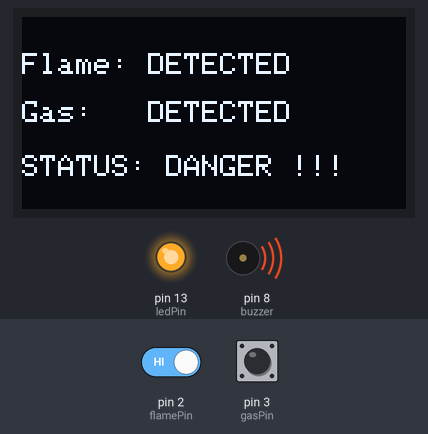
Simulated run of this sketch. Board: Arduino Uno, built with avr-gcc and run on an emulated ATmega328P. Parts: 128×64 one-colour display, output pins drawn as LEDs (lit = HIGH), buzzer (waves = sounding, pin HIGH). The inputs (shaded band) are chosen by the test bench; at power-on: pin 3 (gasPin) HIGH, pin 2 (flamePin) HIGH. What the sketch prints to the serial monitor is not drawn.

Above: at 2.2 s.
2.3 s: pin 3 (gasPin) pulled LOW for 0.15 s
At 2.53 s:
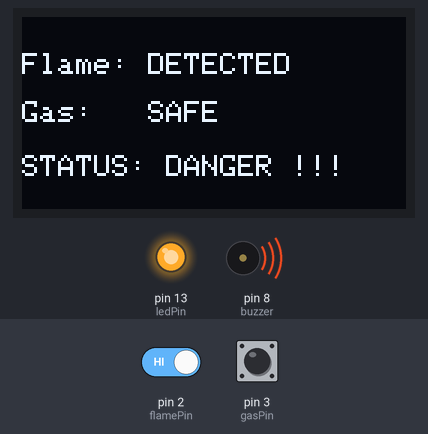
4.1 s: pin 2 (flamePin) driven LOW
At 5.4 s:
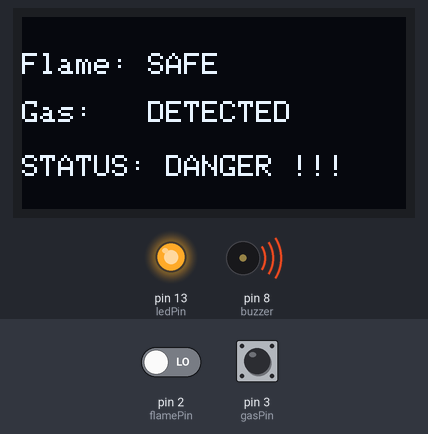
5.7 s: pin 3 (gasPin) pulled LOW for 1 s
At 6.6 s:
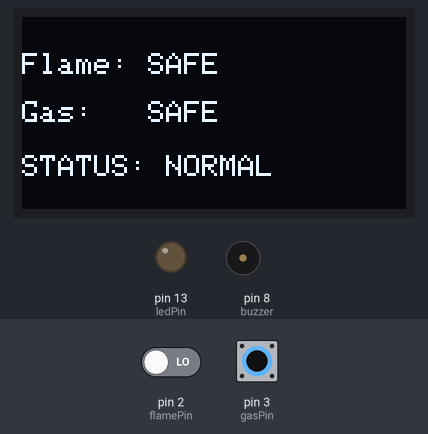
8.3 s: pin 3 (gasPin) pulled LOW for 3.2 s
At 12.1 s:
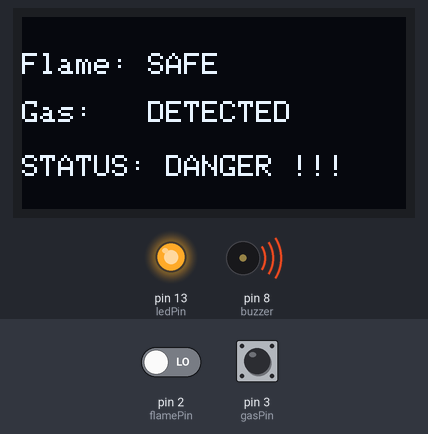
13.1 s: pin 2 (flamePin) driven HIGH
At 13.8 s:
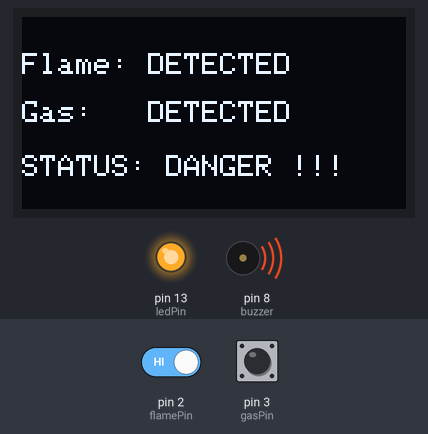
Timing chart, 0 to 15.6 s (numbered marks = the images above; inputs shaded):
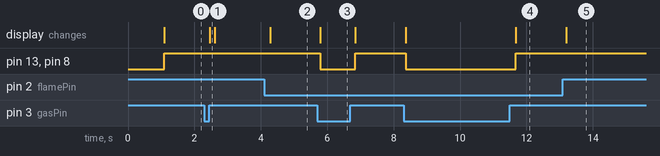

The sketch:

Project_final.ino
```cpp
#include <Wire.h>
#include <Adafruit_GFX.h>
#include <Adafruit_SSD1306.h>

#define flamePin 2
#define gasPin   3
#define buzzer   8
#define ledPin   13

#define SCREEN_WIDTH 128
#define SCREEN_HEIGHT 64
Adafruit_SSD1306 oled(SCREEN_WIDTH, SCREEN_HEIGHT, &Wire, -1);

void setup() {
  Serial.begin(9600);

  pinMode(flamePin, INPUT_PULLUP);
  pinMode(gasPin,   INPUT_PULLUP);   // <-- makes signal stable
  pinMode(buzzer, OUTPUT);
  pinMode(ledPin, OUTPUT);

  if (!oled.begin(SSD1306_SWITCHCAPVCC, 0x3C)) {
    oled.begin(SSD1306_SWITCHCAPVCC, 0x3D);
  }

  oled.clearDisplay();
  oled.setTextSize(1);
  oled.setTextColor(SSD1306_WHITE);
  oled.setCursor(0, 12);
  oled.print("Fire & Gas System");
  oled.display();
  delay(1000);
}

void loop() {

  int flame = digitalRead(flamePin);
  int gas   = digitalRead(gasPin);

  // Debug to Serial
  Serial.print("Flame=");
  Serial.print(flame);
  Serial.print("  Gas=");
  Serial.println(gas);

  oled.clearDisplay();
  oled.setTextSize(1);

  // NOTE: Because of INPUT_PULLUP
  // 1 = DETECTED, 0 = SAFE
  oled.setCursor(0, 12);
  oled.print("Flame: ");
  oled.print(flame == HIGH ? "DETECTED" : "SAFE");

  oled.setCursor(0, 28);
  oled.print("Gas:   ");
  oled.print(gas == HIGH ? "DETECTED" : "SAFE");

  oled.setCursor(0, 46);
  if (flame == HIGH || gas == HIGH)
    oled.print("STATUS: DANGER !!!");
  else
    oled.print("STATUS: NORMAL");

  oled.display();

  if (flame == HIGH || gas == HIGH) {
    digitalWrite(buzzer, HIGH);
    digitalWrite(ledPin, HIGH);
  } else {
    digitalWrite(buzzer, LOW);
    digitalWrite(ledPin, LOW);
  }

  delay(120);
}
```

Measured:
- after the input at 2.3 s, the display: changes after 0.16 s (image 1)
- after the input at 4.1 s, the display: changes after 0.18 s (image 2)
- after the input at 5.7 s, pin 13 (ledPin), pin 8 (buzzer): HIGH → LOW after 0.10 s, → HIGH 1.1 s later; the display: changes after 0.10 s (image 3)
- after the input at 8.3 s, pin 13 (ledPin), pin 8 (buzzer): HIGH → LOW after 0.06 s, → HIGH 3.3 s later; the display: first changes after 0.06 s (image 4 shows a later state)
- after the input at 13.1 s, the display: changes after 0.09 s (image 5)
